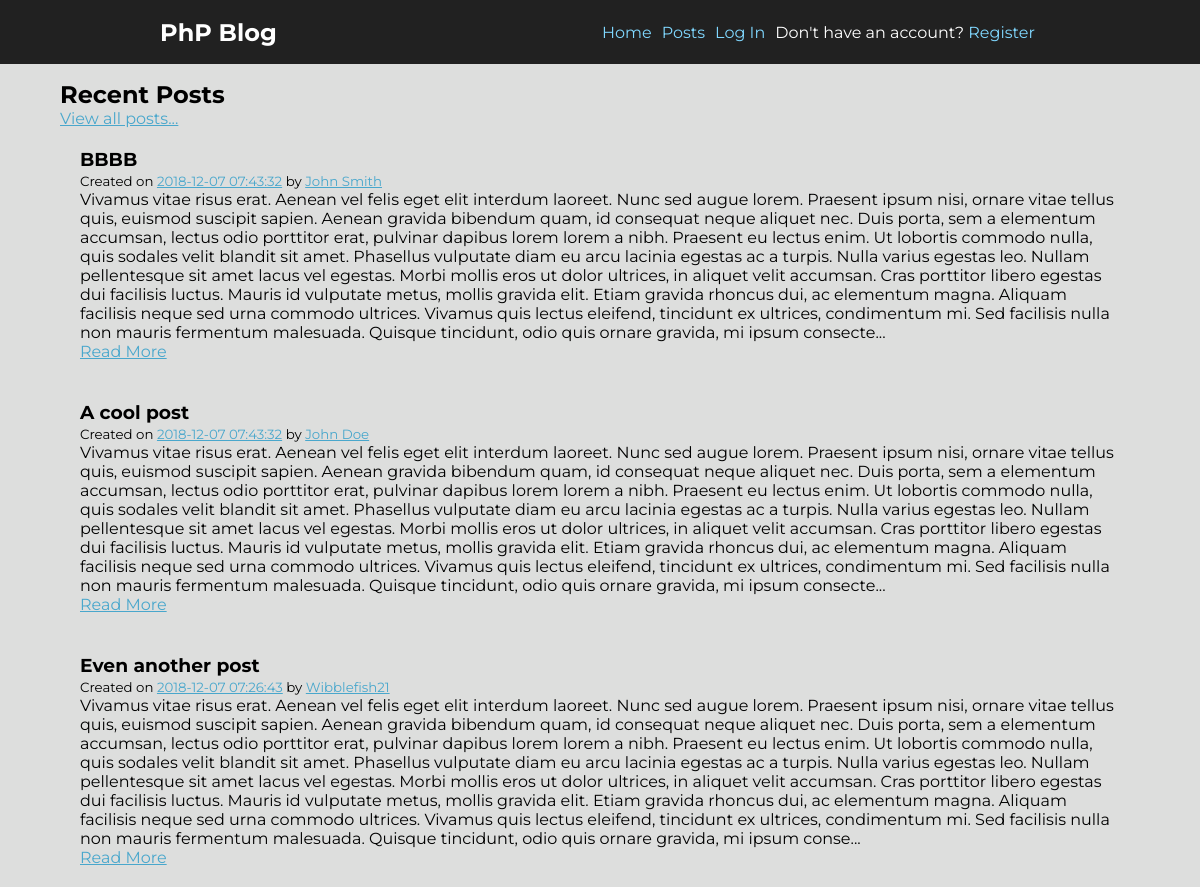
The page / on the database its author committed.
### tables this page shows
CREATE TABLE `posts` (
  `id` int(11) NOT NULL,
  `title` varchar(255) NOT NULL,
  `body` text NOT NULL,
  `author` varchar(255) NOT NULL,
  `created_at` timestamp NOT NULL DEFAULT CURRENT_TIMESTAMP
);

### index.php (the view, shortened to what this page needs)
<?php
require 'includes/dbh.inc.php';
$query = 'SELECT * FROM posts ORDER BY id DESC LIMIT 3';
$result = mysqli_query($conn, $query);
$posts = mysqli_fetch_all($result, MYSQLI_ASSOC);
?>
<?php include_once 'header.php'; ?>
    <h2>Recent Posts</h2>
    <a href="posts.php">View all posts...</a>
    <div id="posts">
        <?php foreach($posts as $post) : ?>
        <?php $truncated = (strlen($post['body']) > 1000) ? substr($post['body'], 0, 1000) . '...' : $post['body']; ?>
            <div class="post-preview">
                <h3><?php echo $post['title']; ?></h3>
                <small>Created on <a href="posts.php?date=<?php echo $post['created_at']; ?>"> <?php echo $post['created_at'];  ?></a> by <a href="posts.php?author=<?php echo $post['author'] ?>">
                <?php echo $post['author']; ?></a></small>
                <p><?php echo $truncated ?></p>
                <a class="btn " href="post.php?id=<?php echo $post['id']; ?>">Read More</a>
            </div>
        <?php endforeach; ?>
    </div>
<?php include_once 'footer.php'; ?>

### header.php (shortened to what this page needs)
<!DOCTYPE html>
<html lang="en">
<head>
    <link rel="stylesheet" href="css/style.css">
</head>
<body>
    <header>
        <nav>
        <h2>PhP Blog</h2>
            <ul>
                <li><a href="index.php">Home</a></li>
                <li><a href="posts.php">Posts</a></li>
                <?php if (isset($_SESSION['userUid'])): ?>
                <li id="accountLink"><a href="">Account</a>
                    <ul>
                        <li id="signOut"><a href="includes/logout.inc.php">Log Out</a></li>
                    </ul>
                </li>
                <?php else: ?>
                <li><a href="login.php">Log In</a></li>
                <li>Don't have an account? <a href="signup.php">Register</a></li>
                <?php endif ?>
            </ul>
        </nav>
    </header>
    <div class="container">

### footer.php
</div>
</body>
</html>

### css/style.css (style rules this page uses)
* { padding: 0; margin: 0; box-sizing: border-box; }
:root { --primary-color: #212121; --primary-color-light: #484848; --primary-color-dark: #000; --secondary-color: #80d8ff; --secondary-color-light: #b5ffff; --secondary-color-dark: #49a7cc; }
body { width: 100%; height: 100%; font-family: 'Montserrat', sans-serif; background: #DDDEDD; }
.container { width: 90%; margin: 0 auto; padding-top: 80px; }
a { color: var(--secondary-color-dark); }
header { background: var(--primary-color); color: white; position: fixed; top: 0; width: 100%; margin-bottom: 60px; }
header nav { height: 4em; display: flex; align-items: center; justify-content: space-around; }
header nav ul { display: flex; }
header nav ul li { padding: 0 5px; text-decoration: none; list-style-type: none; }
header nav a { text-decoration: none; color: var(--secondary-color); }
.post-preview { padding: 20px; }

### rows shown on the page
posts: title "BBBB", created_at "2018-12-07 07:43:32", author "John Smith", body "Vivamus vitae risus erat. Aenean vel felis eget elit interdum laoreet. Nunc sed augue lorem. Praesent ipsum nisi, ornare vitae tellus quis, euismod suscipit sapien. Aenean gravida bibendum quam, id consequat neque aliquet nec. Duis porta, sem a elementum accumsan, lectus odio porttitor erat, pulvinar dapibus lorem lorem a nibh. Praesent eu lectus enim. Ut lobortis commodo nulla, quis sodales velit blandit sit amet. Phasellus vulputate diam eu arcu lacinia egestas ac a turpis. Nulla varius egestas leo. Nullam pellentesque sit amet lacus vel egestas. Morbi mollis eros ut dolor ultrices, in aliquet velit accumsan. Cras porttitor libero egestas dui facilisis luctus. Mauris id vulputate metus,…"
posts: title "A cool post", created_at "2018-12-07 07:43:32", author "John Doe", body "Vivamus vitae risus erat. Aenean vel felis eget elit interdum laoreet. Nunc sed augue lorem. Praesent ipsum nisi, ornare vitae tellus quis, euismod suscipit sapien. Aenean gravida bibendum quam, id consequat neque aliquet nec. Duis porta, sem a elementum accumsan, lectus odio porttitor erat, pulvinar dapibus lorem lorem a nibh. Praesent eu lectus enim. Ut lobortis commodo nulla, quis sodales velit blandit sit amet. Phasellus vulputate diam eu arcu lacinia egestas ac a turpis. Nulla varius egestas leo. Nullam pellentesque sit amet lacus vel egestas. Morbi mollis eros ut dolor ultrices, in aliquet velit accumsan. Cras porttitor libero egestas dui facilisis luctus. Mauris id vulputate metus,…"
posts: title "Even another post", created_at "2018-12-07 07:26:43", author "Wibblefish21", body "Vivamus vitae risus erat. Aenean vel felis eget elit interdum laoreet. Nunc sed augue lorem. Praesent ipsum nisi, ornare vitae tellus quis, euismod suscipit sapien. Aenean gravida bibendum quam, id consequat neque aliquet nec. Duis porta, sem a elementum accumsan, lectus odio porttitor erat, pulvinar dapibus lorem lorem a nibh. Praesent eu lectus enim. Ut lobortis commodo nulla, quis sodales velit blandit sit amet. Phasellus vulputate diam eu arcu lacinia egestas ac a turpis. Nulla varius egestas leo. Nullam pellentesque sit amet lacus vel egestas. Morbi mollis eros ut dolor ultrices, in aliquet velit accumsan. Cras porttitor libero egestas dui facilisis luctus. Mauris id vulputate metus,…"
